Frame 1 (no input): blank canvas, image omitted
Frame 60 (the mouse pressed at the canvas centre just before this capture): blank canvas, image omitted
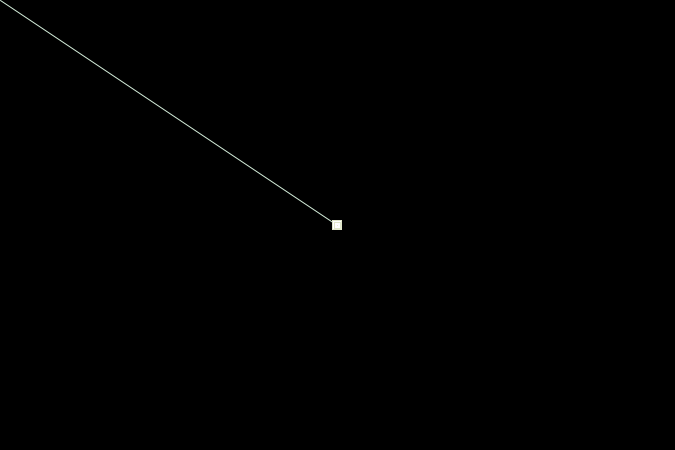
Frame 120 (the mouse held since frame 60 and released just before this capture)

The Processing sketch whose frames 1 and 60 were blank and that drew this single picture after the mouse press (run headless with seeded random() and noise(); from frame 60 on, the mouse is pressed at the canvas centre):

// Processing sketch: processing_52952
// ── processing_52952.pde

int n = 10000;
int[] x = new int[n];
int[] y = new int[n];

void setup() {
  size(675, 450);
  background(0);
  smooth();
  frameRate(5);
}

void draw() {
  for (int i=y.length-1; i>0; i--) {
    x[i] = x[i-1];
    y[i] = y[i-1];
  }
  x[0]=mouseX;
  y[0]=mouseY;
  int r = (int)random(150, 255);
  int v = (int)random(150, 255);
  int b = (int)random(150, 255);
  if (mousePressed) {
    stroke(r, v,b);
    line(mouseX, mouseY, pmouseX, pmouseY);
    for (int i=1; i<1000; i++) {
      float d = dist(mouseX, mouseY, x[i], y[i]);
      float p = random(10);
      if (d<=250 && p<9) {
        int h = (int)random(10);
        fill(255);
        rectMode(CENTER);
        rect(x[i], y[i], h, h);
        line(mouseX, mouseY, x[i], y[i]);
      }
    }
  }
}

                
                
